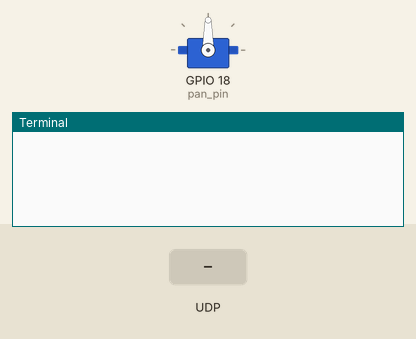
Bench run of a program on a simulated Raspberry Pi (BCM pin numbers). Shown: servo, the last lines printed to the terminal. The test bench sets the inputs (shaded band). Servo angles are drawn from the pulse width (0.5 ms = 0°, 2.5 ms = 180°); files that are not in the repository are absent.

Above: at 1.2 s.
1.3 s: UDP packet "1" arrives
At 2.2 s:
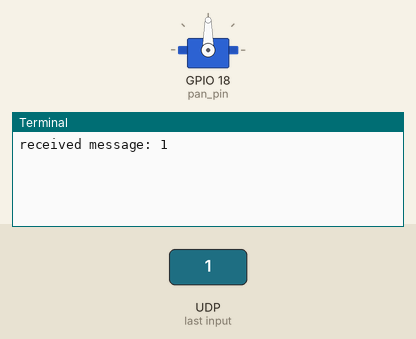
2.8 s: UDP packet "on" arrives
At 3.3 s:
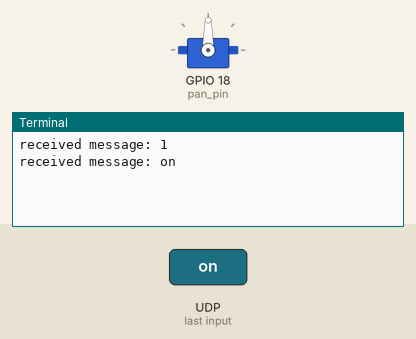
4.3 s: UDP packet "off" arrives
At 5.7 s:
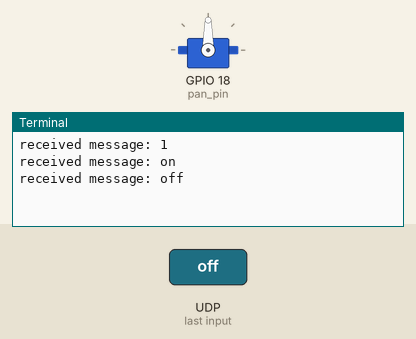

The program:

raspiptz.py
```python
#!/usr/bin/env python3

import os
import time
import RPi.GPIO as GPIO
import pigpio
import socket
import pickle

pan_pin = 18
pan_dutycycle = 1500.0
pan_speed = 0.0

UDP_IP = "127.0.0.1"
UDP_PORT = 60504

sock = socket.socket(socket.AF_INET, socket.SOCK_DGRAM)
sock.bind((UDP_IP, UDP_PORT))
sock.setblocking(0)


try:
    f = open("ptcontrol-presets.pkl", 'rb')
    Presets = pickle.load(f)
    f.close()
except:
    Presets = {}


def minmax(value, min_v, max_v):
    if value < min_v:
        return min_v
    if value > max_v:
        return max_v
    return value


pwm = pigpio.pi()
pwm.set_mode(pan_pin, pigpio.OUTPUT)

pwm.set_PWM_frequency( pan_pin, 100)
pwm.set_servo_pulsewidth(pan_pin, pan_dutycycle)


while True:
    pan_dutycycle += pan_speed
    pan_dutycycle = minmax(pan_dutycycle, 600, 2350)
    pwm.set_servo_pulsewidth(pan_pin, pan_dutycycle)

    try:
        data, addr = sock.recvfrom(1024)
    except:
        data = ""

    if len(data):
        data = data.decode("utf-8")
        datasplit = data.split(":")
        if datasplit[0] == "PT":
            pan = float(datasplit[1])
            pan_speed = pan*0.5

        if datasplit[0] == "SP":
            Presets[int(datasplit[1])] = pan_dutycycle
            f = open("ptcontrol-presets.pkl", 'wb')
            pickle.dump(Presets, f)
            f.close()

        if datasplit[0] == "RP":
            pan_dutycycle = Presets[int(datasplit[1])]

        print("received message: %s" % data)
    time.sleep(0.001)
```

Measured:
- after the input at 1.3 s, the terminal: prints a new line at once (image 1)
- after the input at 2.8 s, the terminal: prints a new line at once (image 2)
- after the input at 4.3 s, the terminal: prints a new line at once (image 3)
